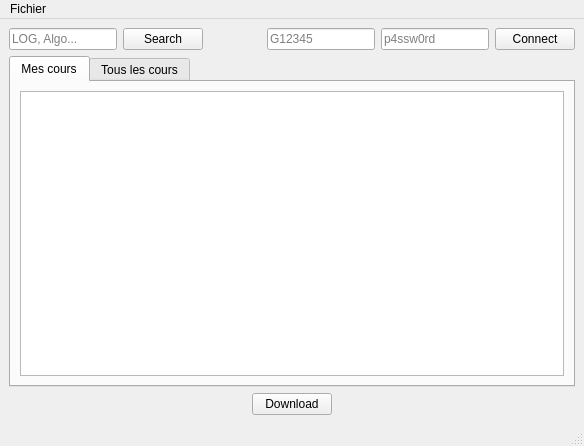
<?xml version="1.0" encoding="UTF-8"?>
<ui version="4.0">
 <class>MainWindow</class>
 <widget class="QMainWindow" name="MainWindow">
  <property name="geometry">
   <rect>
    <x>0</x>
    <y>0</y>
    <width>584</width>
    <height>446</height>
   </rect>
  </property>
  <property name="windowTitle">
   <string>Chamilo</string>
  </property>
  <widget class="QWidget" name="centralwidget">
   <layout class="QVBoxLayout" name="verticalLayout_2">
    <item>
     <layout class="QHBoxLayout" name="horizontalLayout_2">
      <item>
       <widget class="QLineEdit" name="searchLineEdit">
        <property name="placeholderText">
         <string>LOG, Algo...</string>
        </property>
       </widget>
      </item>
      <item>
       <widget class="QPushButton" name="searchButton">
        <property name="text">
         <string>Search</string>
        </property>
       </widget>
      </item>
      <item>
       <spacer name="horizontalSpacer">
        <property name="orientation">
         <enum>Qt::Horizontal</enum>
        </property>
        <property name="sizeHint" stdset="0">
         <size>
          <width>40</width>
          <height>20</height>
         </size>
        </property>
       </spacer>
      </item>
      <item>
       <widget class="QLineEdit" name="userLineEdit">
        <property name="inputMask">
         <string/>
        </property>
        <property name="placeholderText">
         <string>G12345</string>
        </property>
       </widget>
      </item>
      <item>
       <widget class="QLineEdit" name="passLineEdit">
        <property name="echoMode">
         <enum>QLineEdit::Password</enum>
        </property>
        <property name="placeholderText">
         <string>p4ssw0rd</string>
        </property>
       </widget>
      </item>
      <item>
       <widget class="QPushButton" name="connectButton">
        <property name="text">
         <string>Connect</string>
        </property>
       </widget>
      </item>
     </layout>
    </item>
    <item>
     <widget class="QTabWidget" name="coursesTabWidget">
      <property name="currentIndex">
       <number>0</number>
      </property>
      <widget class="QWidget" name="myCourses">
       <attribute name="title">
        <string>Mes cours</string>
       </attribute>
       <layout class="QVBoxLayout" name="verticalLayout_3">
        <item>
         <widget class="QTreeView" name="treeView_2"/>
        </item>
       </layout>
       <zorder>treeView</zorder>
       <zorder>treeView_2</zorder>
      </widget>
      <widget class="QWidget" name="allCourses">
       <attribute name="title">
        <string>Tous les cours</string>
       </attribute>
       <layout class="QVBoxLayout" name="verticalLayout_4">
        <item>
         <layout class="QVBoxLayout" name="verticalLayout">
          <item>
           <widget class="QTreeView" name="treeView"/>
          </item>
         </layout>
        </item>
       </layout>
      </widget>
     </widget>
    </item>
    <item>
     <layout class="QHBoxLayout" name="horizontalLayout">
      <item>
       <spacer name="leftHorizontalSpacer">
        <property name="orientation">
         <enum>Qt::Horizontal</enum>
        </property>
        <property name="sizeHint" stdset="0">
         <size>
          <width>40</width>
          <height>20</height>
         </size>
        </property>
       </spacer>
      </item>
      <item>
       <widget class="QPushButton" name="downloadButton">
        <property name="text">
         <string>Download</string>
        </property>
       </widget>
      </item>
      <item>
       <spacer name="rightHorizontalSpacer">
        <property name="orientation">
         <enum>Qt::Horizontal</enum>
        </property>
        <property name="sizeHint" stdset="0">
         <size>
          <width>40</width>
          <height>20</height>
         </size>
        </property>
       </spacer>
      </item>
     </layout>
    </item>
   </layout>
  </widget>
  <widget class="QMenuBar" name="menubar">
   <property name="geometry">
    <rect>
     <x>0</x>
     <y>0</y>
     <width>584</width>
     <height>23</height>
    </rect>
   </property>
   <widget class="QMenu" name="menuFichier">
    <property name="title">
     <string>Fichier</string>
    </property>
    <addaction name="action_Ouvrir"/>
    <addaction name="action_Update_db"/>
    <addaction name="action_Fermer"/>
   </widget>
   <addaction name="menuFichier"/>
  </widget>
  <widget class="QStatusBar" name="statusbar"/>
  <action name="action_Ouvrir">
   <property name="text">
    <string>&amp;Ouvrir</string>
   </property>
  </action>
  <action name="action_Fermer">
   <property name="text">
    <string>&amp;Fermer</string>
   </property>
  </action>
  <action name="action_Update_db">
   <property name="text">
    <string>&amp;Update db</string>
   </property>
   <property name="shortcut">
    <string>Ctrl+U</string>
   </property>
  </action>
 </widget>
 <tabstops>
  <tabstop>searchLineEdit</tabstop>
  <tabstop>searchButton</tabstop>
  <tabstop>userLineEdit</tabstop>
  <tabstop>passLineEdit</tabstop>
  <tabstop>connectButton</tabstop>
  <tabstop>downloadButton</tabstop>
  <tabstop>treeView</tabstop>
 </tabstops>
 <resources/>
 <connections/>
</ui>
